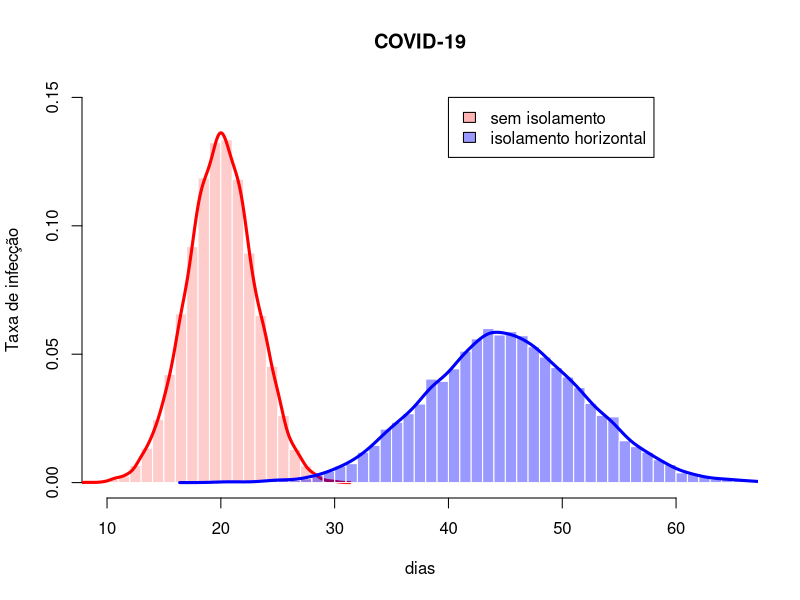

Here is the R script that generated this plot:
library(scales)
set.seed(12345)

n1 <- rnorm(10000, mean = 20, sd = 3) 

hist(n1,freq=FALSE, border=FALSE, breaks=20, 
     col=alpha("red", 0.2),
     xlim = c(10, 65),
     ylim = c(0, 0.15),
     main="COVID-19", 
     xlab="dias",
     ylab="Taxa de infecção")
lines(density(n1),lwd=3,col="red")

n2 <-  rnorm(10000, mean = 45, sd = 7) 
hist(n2,freq=FALSE, border=FALSE, breaks=38, main=NULL, 
     col=alpha("blue", 0.4), add=T)
lines(density(n2),lwd=3,col="blue")

legend(40,0.15,legend=c("sem isolamento", 
                "isolamento horizontal"),
       fill = c(alpha("red", 0.3), alpha("blue", 0.4)))
